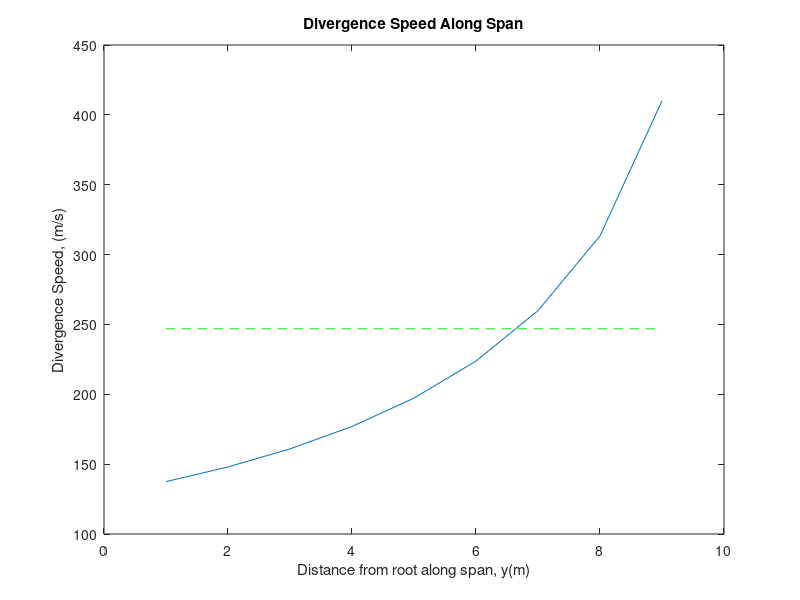

This figure's MATLAB source:
%%%%%%%%%%%%%%%%%%%%%%%%%%%%%%%%%%%%%
%    Analytical estimate divergence of 3D wing

%    SUDHI SHARMA P V       
%%%%%%%%%%%%%%%%%%%%%%%%%%%%%%%%%%%%%%

clear
clc

s = 10; % Span of wing, m

rho = 1.225; % Density of air Kg/m3

for n = 1:10

 eta(n) = n/10;
        
GJ_eta = 20000 * sqrt(1-(eta(n)/1.5)^4); % Nm2/deg

c = 2*((1-eta(n))*0.6 + 0.4);

e = 0.1105 * c; % eccentricty, distance of elastic axis from AC positive towards aft

ellipf = sqrt(1-eta(n)^2); % Elliptical function for CLalpha and Cmac 3D effects

alpha_0 = 4 - eta(n); % Geometric twist

U_div(n) = 1/(2*s)*(sqrt(180*GJ_eta/(rho*e*c*ellipf)));
        
       
end

U_div

plot(eta.*10,U_div)
title('Divergence Speed Along Span')
xlabel('Distance from root along span, y(m)')
ylabel('Divergence Speed, (m/s)')
line([1;9],[246.96;246.96],'linestyle','--','color','g')
% line([6;6],[0;450],'linestyle','--','color','g')




